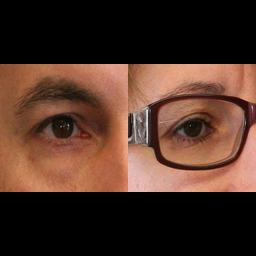
#> input picture Miscellanea/Master's Dissertation/masters_dissertation_code/Other Code/by_parts/src/celeba/pairs_to_explain_verification/1.jpg, 256 x 256 px, found by its file name
$ python prepare_pairs_verification.py
#> lines starting #> are read from the running program, lines starting #| are printed output that depends on the picture; after the words box and inside, x2 and y2 are one past the last pixel; in counts of white or black regions, pixels touching at a corner belong together
import os
from PIL import Image
import numpy as np

pairs_to_explain = list(filter(lambda x : x[0] != ".", os.listdir("pairs_to_explain_verification")))

for i in pairs_to_explain:
    black = np.zeros((256, 256, 3))

    image_A_np = np.asarray(Image.open("pairs_to_explain_verification/" + i + "/1.jpg").resize((128, 128), Image.LANCZOS))
    image_B_np = np.asarray(Image.open("pairs_to_explain_verification/" + i + "/2.jpg").resize((128, 128), Image.LANCZOS))
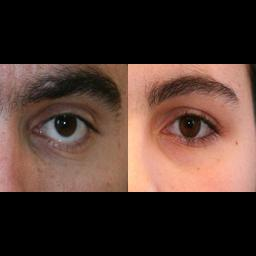
#> input picture Miscellanea/Master's Dissertation/masters_dissertation_code/Other Code/by_parts/src/celeba/pairs_to_explain_verification/2.jpg, 256 x 256 px, found by its file name

    black[64:64+128, :128, :] = image_A_np
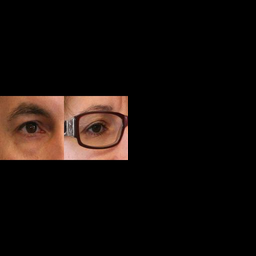
#> black: shape (256, 256, 3) float64; mean R, G, B 19.5, 12.6, 9.7
    black[64:64+128, 128:, :] = image_B_np
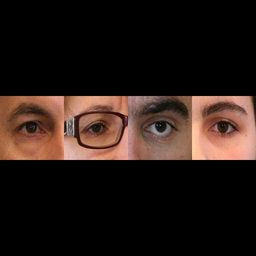
#> black: shape (256, 256, 3) float64; 13.25% of pixels changed, all inside (x1, y1, x2, y2) = (128, 93, 256, 163)

    Image.fromarray(black.astype(np.uint8)).save("pairs_to_explain_verification/" + i + ".jpg")
